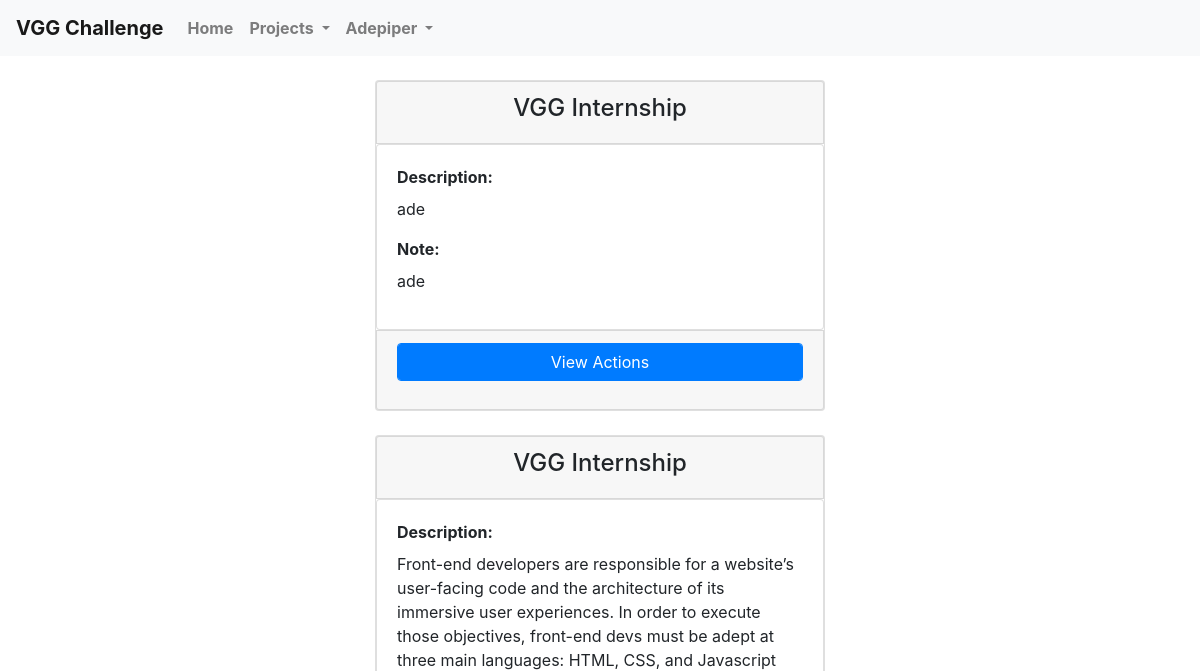
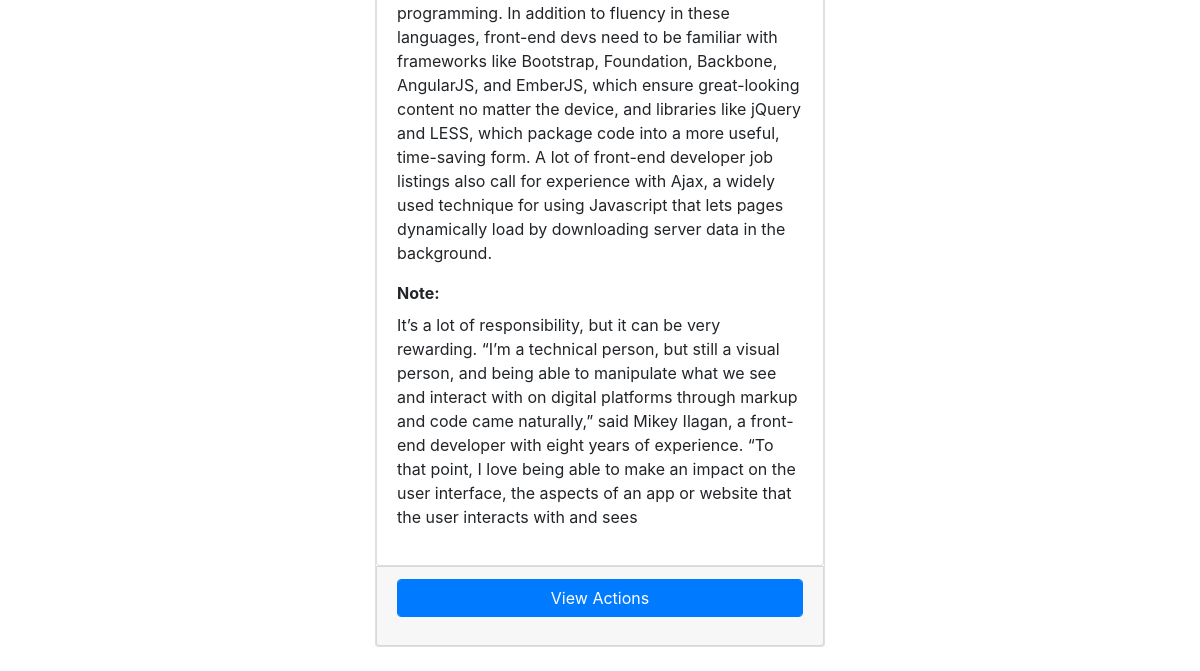
/project/actions (signed in), run on an earlier commit of the app's database (2 pictures, top to bottom).
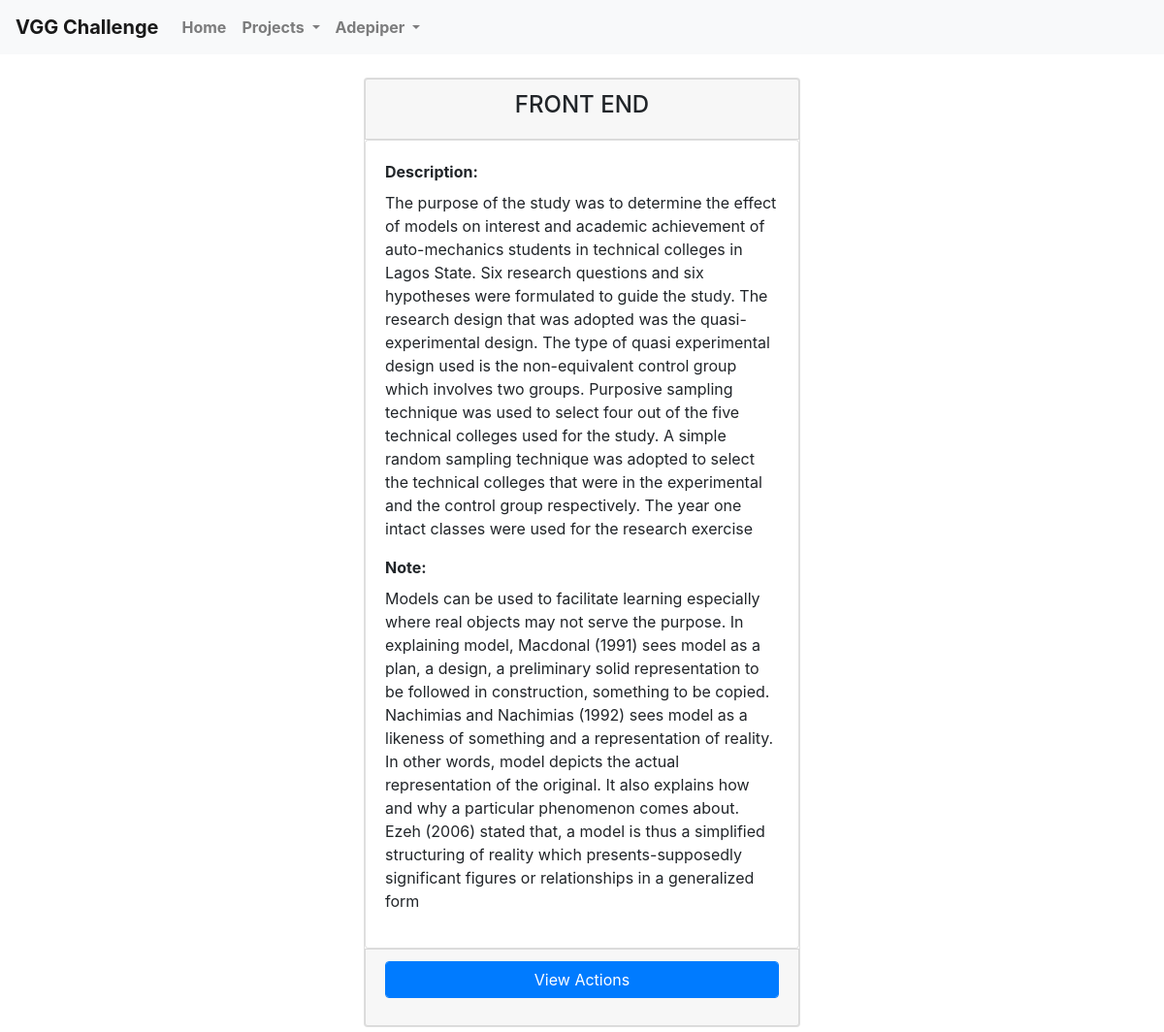
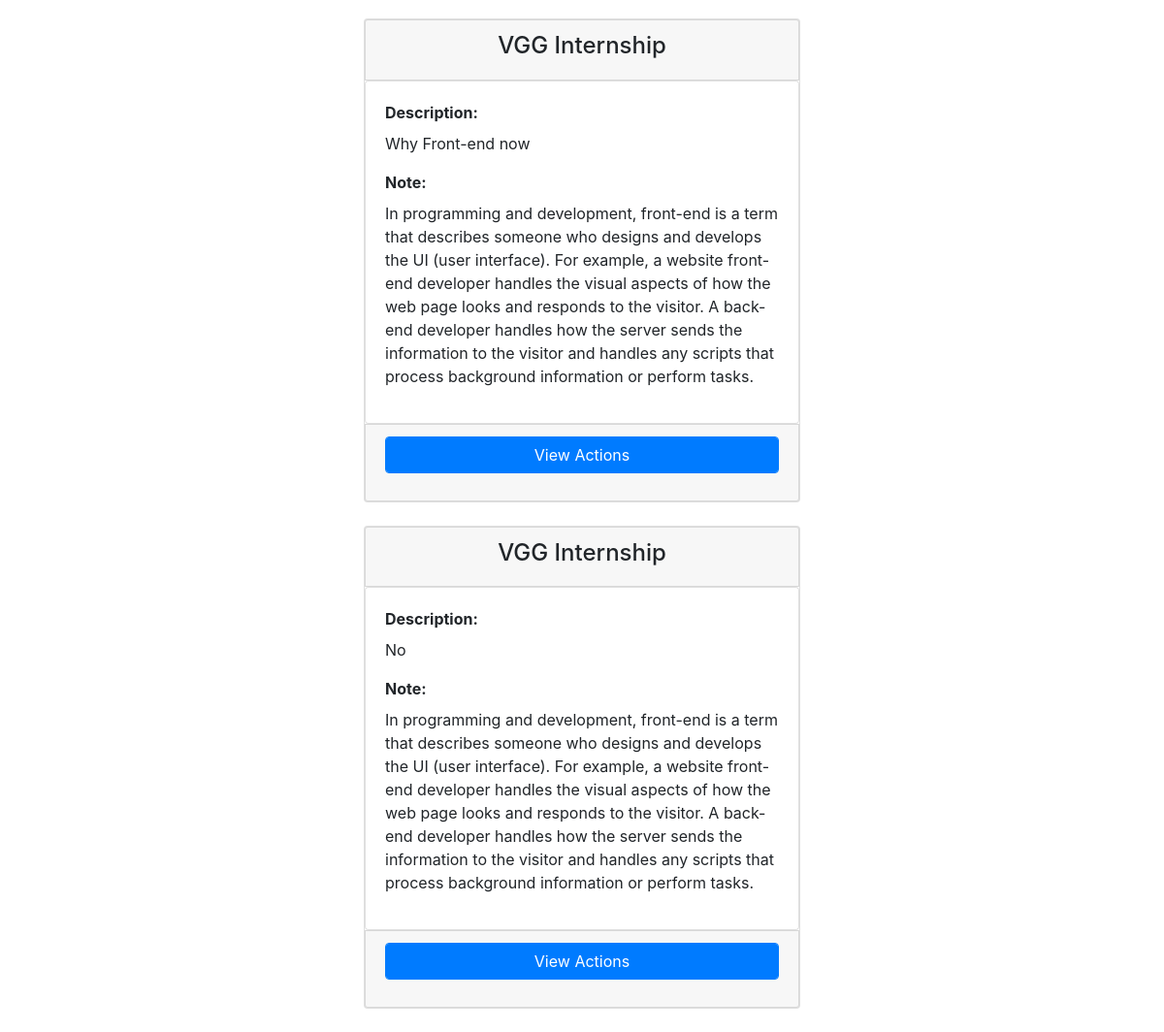
And on a later commit of the database (2 pictures, top to bottom).
### vgginternship/models.py (models this page shows, shortened)
class User(db.Model, UserMixin):
    id = db.Column(db.Integer, primary_key=True) # primary keys are required by SQLAlchemy
    username = db.Column(db.String(100), unique=True, nullable = False)
    password = db.Column(db.String(100), nullable = False)

class Actions (db.Model):
    id = db.Column(db.Integer, primary_key=True)
    project_id = db.Column(db.Integer, db.ForeignKey('projects.id'), nullable = False)
    description = db.Column(db.Text, nullable= False)
    note = db.Column(db.Text, nullable =False)

class Projects(db.Model):
    id = db.Column(db.Integer, primary_key=True)
    name = db.Column(db.String(100), nullable = False, unique= True)
    description = db.Column(db.Text, nullable= False)
    actions = db.relationship('Actions', backref='name', lazy=True)

### vgginternship/projects/routes.py (the view)
@projects.route('/project/actions', methods=['POST', 'GET'])
@login_required
def allActions():
    actions = Actions.query.all()
    return render_template('allActions.html', actions=actions)

### vgginternship/models.py (called while the page is built)
@login_manager.user_loader
def load_user(user_id):
    return User.query.get(int(user_id))

### vgginternship/templates/allActions.html
{% extends "layout.html" %}
    {% block content %}
        {% for action in actions %}
        <div class="container">
                <div class="card my-4">
                        <div class="card text-center card-header">
                               <h4> {{action.name.name}} </h4>
                        </div>
                <div class="card card-body">
                                <label class="font-weight-bold" for="description">Description: </label>
                                <p>{{action.description}}</p>
                                    <label class="font-weight-bold" for="Note">Note: </label>
                                            <p>{{action.note}}</p>
                                        </div>
                        <div class="card card-footer">
                                <div class="form-group">
                                        <a class="form-control text-center btn btn-primary" href="{{url_for('projects.allActionsId', action_id = action.id)}}">View Actions</a>
                                </div>
                        </div>
                                </div>
                              </div>
        {% endfor %}
    {% endblock content %}

### vgginternship/templates/layout.html (shortened to what this page needs)
<!doctype html>
<html lang="en">
  <head>
    <link rel="stylesheet" href="https://stackpath.bootstrapcdn.com/bootstrap/4.4.1/css/bootstrap.min.css">
    <link rel="stylesheet" href="{{url_for('static', filename ='style.css')}}">
  </head>
  <body>
        <nav class="navbar navbar-expand-lg navbar-light bg-light font-weight-bold">
                <a class="navbar-brand" href="/">VGG Challenge</a>
                <div class="collapse navbar-collapse" id="navbarNav">
                  <ul class="navbar-nav">
                    <li class="nav-item ">
                      <a class="nav-link" href="{{ url_for('main.home') }}">Home <span class="sr-only">(current)</span></a>
                    </li>
                    {% if current_user.is_authenticated %}
                      <li class="nav-item dropdown">
                          <a class="nav-link dropdown-toggle" href="{{ url_for('projects.project') }}" id="navbarDropdown" role="button" data-toggle="dropdown" aria-haspopup="true" aria-expanded="false">
                            Projects
                          </a>
                        </li>
                        <li class="nav-item dropdown float-right">
                            <a class="nav-link dropdown-toggle" href="#" id="navbarDropdown" role="button" data-toggle="dropdown" aria-haspopup="true" aria-expanded="false">
                              {{current_user.username}}
                            </a>
                          </li>
                    {% endif %}
                  </ul>
                </div>
              </nav>
        {% block content %}
        {% endblock %}
    </body>
    </html>

### vgginternship/static/style.css (style rules this page uses)
@media (min-width: 968px) { .container { width: 40% !important; } }

What changed in the data, as far as the page shows it:
removed Actions: name.name "VGG Internship", description "ade", note "ade"
removed Actions: name.name "VGG Internship", description "Front-end developers are responsible for a website’s user-facing code and the architecture of its immersive user experiences. In order to execute those objectives, front-end devs must be adept at three main languages: HTML, CSS, and Javascript programming. In addition to fluency in these languages, front-end devs need to be familiar with frameworks like Bootstrap, Foundation, Backbone, AngularJS, and EmberJS, which ensure great-looking content no matter the device, and libraries like jQuery and LESS, which package code into a more useful, time-saving form. A lot of front-end developer job listings also call for experience with Ajax, a widely used technique for using Javascript that lets…", note "It’s a lot of responsibility, but it can be very rewarding. “I’m a technical person, but still a visual person, and being able to manipulate what we see and interact with on digital platforms through markup and code came naturally,” said Mikey Ilagan, a front-end developer with eight years of experience. “To that point, I love being able to make an impact on the user interface, the aspects of an app or website that the user interacts with and sees"
added Actions: name.name "FRONT END", description "The purpose of the study was to determine the effect of models on interest and academic achievement of auto-mechanics students in technical colleges in Lagos State. Six research questions and six hypotheses were formulated to guide the study. The research design that was adopted was the quasi-experimental design. The type of quasi experimental design used is the non-equivalent control group which involves two groups. Purposive sampling technique was used to select four out of the five technical colleges used for the study. A simple random sampling technique was adopted to select the technical colleges that were in the experimental and the control group respectively. The year one intact…", note "Models can be used to facilitate learning especially where real objects may not serve the purpose. In explaining model, Macdonal (1991) sees model as a plan, a design, a preliminary solid representation to be followed in construction, something to be copied. Nachimias and Nachimias (1992) sees model as a likeness of something and a representation of reality. In other words, model depicts the actual representation of the original. It also explains how and why a particular phenomenon comes about. Ezeh (2006) stated that, a model is thus a simplified structuring of reality which presents-supposedly significant figures or relationships in a generalized form"
added Actions: name.name "VGG Internship", description "Why Front-end now", note "In programming and development, front-end is a term that describes someone who designs and develops the UI (user interface). For example, a website front-end developer handles the visual aspects of how the web page looks and responds to the visitor. A back-end developer handles how the server sends the information to the visitor and handles any scripts that process background information or perform tasks."
added Actions: name.name "VGG Internship", description "No", note "In programming and development, front-end is a term that describes someone who designs and develops the UI (user interface). For example, a website front-end developer handles the visual aspects of how the web page looks and responds to the visitor. A back-end developer handles how the server sends the information to the visitor and handles any scripts that process background information or perform tasks."
